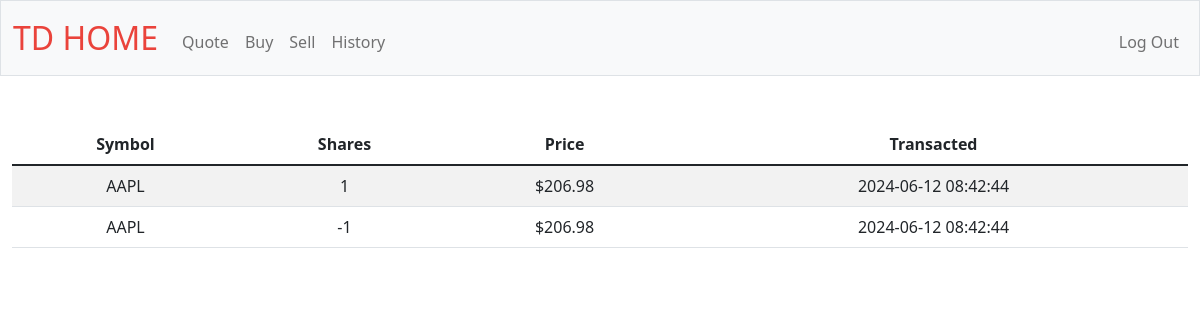
The app's page /history (signed in) with its own data.
### tables this page shows
CREATE TABLE history (user_id INTEGER NOT NULL, symbol TEXT NOT NULL, shares INTEGER NOT NULL, transacted DATETIME DEFAULT CURRENT_TIMESTAMP, price NUMERIC NOT NULL);

### app/__init__.py (the view)
@app.route("/history")
@login_required
def history():
    rows = db.execute("SELECT * FROM history WHERE user_id = :user_id ORDER BY transacted DESC", user_id=session["user_id"])
    return render_template("history.html", rows=rows)

### app/__init__.py (called while the page is built)
@app.after_request
def after_request(response):
    response.headers["Cache-Control"] = "no-cache, no-store, must-revalidate"
    response.headers["Expires"] = 0
    response.headers["Pragma"] = "no-cache"
    return response

### app/helpers.py (called while the page is built)
def login_required(f):
    @wraps(f)
    def decorated_function(*args, **kwargs):
        if session.get("user_id") is None:
            return redirect("/login")
        return f(*args, **kwargs)
    return decorated_function

### app/templates/history.html (shortened to what this page needs)
{% extends "layout.html" %}
{% block main %}
    <table class="table table-striped">
        <thead>
            <tr>
                <th scope="col">Symbol</th>
                <th scope="col">Shares</th>
                <th scope="col">Price</th>
                <th scope="col">Transacted</th>
            </tr>
        </thead>
        <tbody>
            {% for row in rows %}
                <tr>
                    <td>{{row['symbol']}}</td>
                    <td>{{row['shares']}}</td>
                    <td>{{row['price']}}</td>
                    <td>{{row['transacted']}}</td>
                </tr>
            {% endfor %}
        </tbody>
    </table>
{% endblock %}

### records on screen
history: symbol "AAPL", shares "1", price "$206.98", transacted "2024-06-12 08:42:44"
history: symbol "AAPL", shares "-1", price "$206.98", transacted "2024-06-12 08:42:44"
